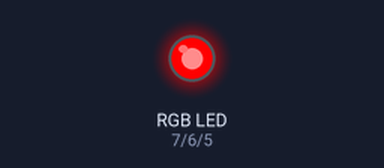
Bench run of a sketch on a simulated Arduino Uno, built with avr-gcc and run on an emulated ATmega328P. On the bench: an RGB LED mixed from three pins (HIGH = lit). Dim RGB values are drawn brighter than linear.

Above: at 1.55 s.
At 3.0 s:
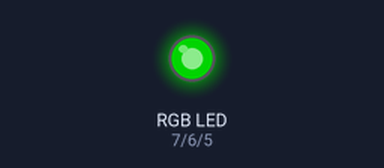
At 4.45 s:
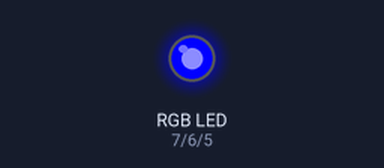
Timing chart, 0 to 8.4 s (numbered marks = the images above):
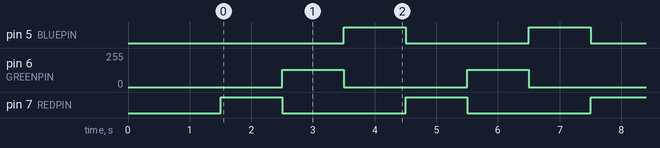

Measured:
- by itself, pin 5 (BLUEPIN), pin 7 (REDPIN): alternates HIGH for 1.0 s and LOW for 2.0 s
- by itself, pin 6 (GREENPIN): alternates 128/255 for 1.0 s and 0/255 for 2.0 s

The sketch:

fastled2.ino
```cpp
//***************************************************************
// Basic example of using analog LEDs with FastLED.
//   Concept originally based on the FastLED AnalogOutput example:
//   https://github.com/FastLED/FastLED/tree/master/examples/AnalogOutput
//
// This has been updated to allow for adjusting "master brightness".
//
// Also pixel data is operated on as if we were using a single
// addressable RGB LED (ie. as if NUM_LEDS = 1), and then the
// R,G,B values are used to update the analog LED display.
//
// The RGB LED I was using to test is a common anode RGB LED so
// I needed to adjust for that as noted below [lines 44-49].
//
//
// Marc Miller, March 2019
//***************************************************************

#include "FastLED.h"
#define REDPIN 7
#define GREENPIN 6
#define BLUEPIN 5

CRGB leds[1];  //hard coding to 1 for analog case
uint8_t BRIGHTNESS = 255;  //For adjusting master brightness
uint8_t hue;


//---------------------------------------------------------------
void setup() {
  delay(1500);
  pinMode(REDPIN,   OUTPUT);  //setup pins for controlling analog RGB LED
  pinMode(GREENPIN, OUTPUT);
  pinMode(BLUEPIN,  OUTPUT);
  // colorBars();  //display R,G,B color check during startup to confirm wiring
}


//---------------------------------------------------------------
//Function to update the analog LED display
void showAnalogRGB( const CRGB& rgb) {
  //Note: scale8 is used to adjust values based on BRIGHTNESS

  //Also note, I needed to update this to use 255 minus the rgb
  //value since the LED I am using is common anode.  If your
  //analog RGB LED is common cathode you don't need the "255-" part.
  analogWrite(REDPIN,   rgb.r);  //for common anode
  analogWrite(GREENPIN, rgb.g);
  analogWrite(BLUEPIN,  rgb.b);
  //analogWrite(REDPIN,   scale8(rgb.r, BRIGHTNESS) );  //for common cathode
  //analogWrite(GREENPIN, scale8(rgb.g, BRIGHTNESS) );
  //analogWrite(BLUEPIN,  scale8(rgb.b, BRIGHTNESS) );
}


//---------------------------------------------------------------
void loop() {
  // EVERY_N_MILLISECONDS(250) {  //cycle through the rainbow
  //   fill_rainbow( leds, 1, hue);
  //   hue = hue + 5;
  // }

  // EVERY_N_MILLISECONDS(5) {  //change the master brightness
  //   static uint8_t delta = 1;
  //   BRIGHTNESS = BRIGHTNESS - delta;
  // }


  fill_solid(leds, 1, CRGB::Red);
  showAnalogRGB( leds[0]);  //update the LED display
  delay(1000);
  fill_solid(leds, 1, CRGB::Green);
  showAnalogRGB( leds[0]);  //update the LED display
  delay(1000);
  fill_solid(leds, 1, CRGB::Blue);
  showAnalogRGB( leds[0]);  //update the LED display
  delay(1000);


}//end_main_loop


//---------------------------------------------------------------
void colorBars() {
  //This function is called once during startup to confirm the R,G,B wiring

  for(;;){
  fill_solid(leds,1,CRGB::Red);   showAnalogRGB( leds[0] ); delay(250);
  // fill_solid(leds,1,CRGB::Blue);  showAnalogRGB( leds[0] ); delay(250);
  }
}
```
